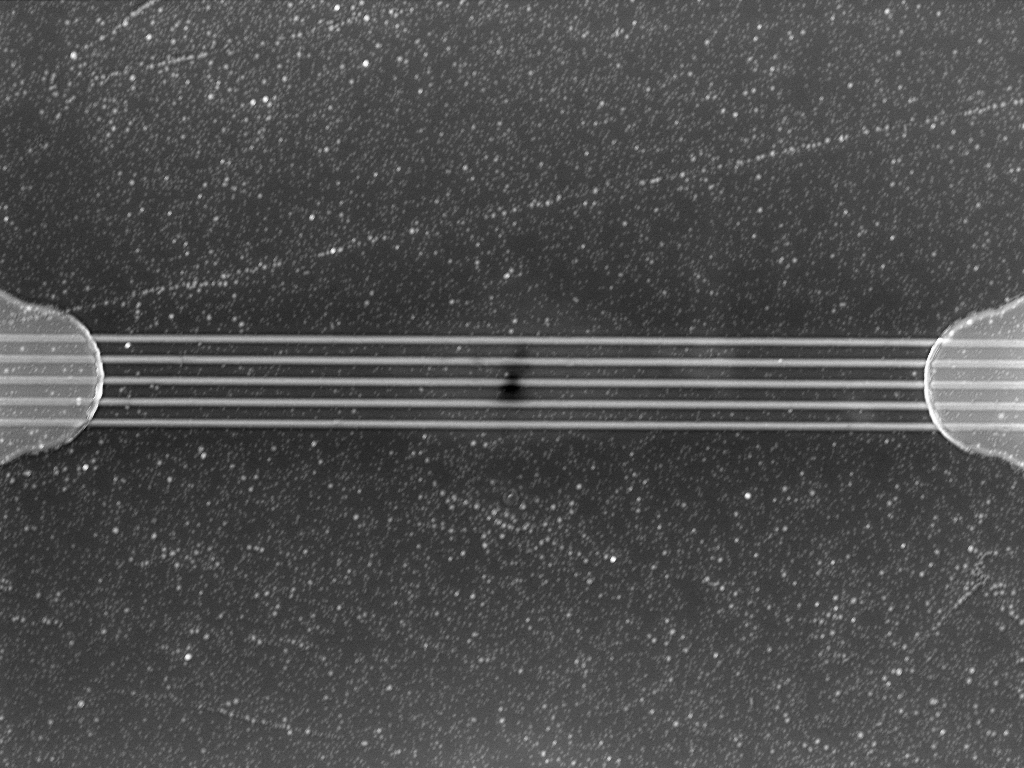
#> input picture postprocess/InAs/InAs_Imean_vs_IVcurve/HL_Vb0d00.tif, 1024 x 768 px; its folder holds 4 pictures in this run
$ python graphic_comparison.py
#> lines starting #> are read from the running program, lines starting #| are printed output that depends on the picture
import os
import glob
import re
import numpy as np
import matplotlib.pyplot as plt
from PIL import Image
import xml.etree.ElementTree as ET

# ==========================================
# 0. PLOT SETTINGS (LATEX STYLE & SIZES)
# ==========================================
plt.rcParams.update({
    'font.family': 'serif',
    'mathtext.fontset': 'cm',
    'axes.labelsize': 24,
    'xtick.labelsize': 18,
    'ytick.labelsize': 18,
    'legend.fontsize': 16
})

# ==========================================
# 1. METADATA EXTRACTION
# ==========================================
def extract_xmp_metadata(file_path):
    try:
        with open(file_path, "rb") as f:
            content = f.read()
        pattern = re.compile(rb'<\?xpacket begin=.*?\?>.*?<\?xpacket end=.*?\?>', re.DOTALL)
        match = pattern.search(content)
        if match:
            return match.group(0).decode("utf-8", errors="ignore").strip()
    except Exception as e:
        print(f"Error extracting XMP: {e}")
    return None

class Metadata:
    def __init__(self, xml_content):
        self.xml_content = xml_content
        self.data = self._parse_metadata()

    def _parse_metadata(self):
        ns = {
            'rdf': 'http://www.w3.org/1999/02/22-rdf-syntax-ns#',
            'image': 'http://ns.pointelectronic.com/Image/1.0/',
            'efa': 'http://ns.pointelectronic.com/EFA/1.0/',
        }
        try:
            root = ET.fromstring(self.xml_content)
            desc = root.find('.//rdf:Description', ns)
        except ET.ParseError:
            return {}

        if desc is None:
            return {}

        def get_nested_value(tag, default=0.0):
            elem = desc.find(tag, ns)
            if elem is not None:
                val = elem.find('rdf:value', ns)
                if val is not None and val.text:
                    try: return float(val.text.strip())
                    except: pass
                if elem.text:
                    try: return float(elem.text.strip())
                    except: pass
            return float(default)

        data = {
            'PixelSizeX': float(desc.findtext('image:PixelSizeX', '1e-6', namespaces=ns)),
            'Contrast': get_nested_value('efa:Contrast', 1.0),
            'EffectiveAmpGain': get_nested_value('efa:EffectiveAmpGain', 1e6),
            'OutputOffset': get_nested_value('efa:OutputOffset', 0.0),
            'InputOffset': get_nested_value('efa:InputOffset', 0.0),
            'InverseEnabled': bool(int(desc.findtext('efa:InverseEnabled', '0', namespaces=ns))),
            'BiasEnabled': bool(int(desc.findtext('efa:BiasEnabled', '0', namespaces=ns))),
            'BiasVoltage': get_nested_value('efa:Bias', 0.0)
        }
        return data

# ==========================================
# 2. CURRENT CONVERSION
# ==========================================
def compute_current_nA(pixel_matrix, m_data):
    C = m_data.get('Contrast', 1.0)
    G = m_data.get('EffectiveAmpGain', 1e6)
    O = m_data.get('OutputOffset', 0.0)
    I = m_data.get('InputOffset', 0.0)
    inv = m_data.get('InverseEnabled', False)

    scale = 1.0
    offset = -0.5

    if pixel_matrix.dtype.kind in 'ui':
        bit_depth_max = float(np.iinfo(pixel_matrix.dtype).max)
    else:
        bit_depth_max = 65535.0

    pixels_float = pixel_matrix.astype(np.float64)
    voltage = (pixels_float / bit_depth_max) * scale + offset

    if inv:
        current = (((voltage - O) / C) + I) / G * -1e9
    else:
        current = (((voltage - O) / C) - I) / G * 1e9

    return current

# ==========================================
# 3. READ MAPS (TIFF)
# ==========================================
image_folder = '.'
search_pattern = os.path.join(image_folder, 'HL_Vb*.tif')
files = glob.glob(search_pattern)

vbias_maps = []
imean_maps = []

print(f"Scanning maps in: {os.path.abspath(image_folder)}")

for file_path in files:
    filename = os.path.basename(file_path)
    # Extract bias (e.g., HL_Vb0d01 -> 0.01)
    match = re.search(r'HL_Vb(\d+(?:d\d+)?)', filename)

    if match:
        bias_str = match.group(1).replace('d', '.')
        vbias = float(bias_str)

        try:
            xml_str = extract_xmp_metadata(file_path)
            if not xml_str:
                continue

            m_data = Metadata(xml_str).data

            img = Image.open(file_path)
#> img is the input picture: PIL image 1024x768 I;16; min 0, max 65535, mean 20332.5
            # Try to read the secondary frame (where EBIC signal usually is), otherwise read frame 0
            try:
                img.seek(1)
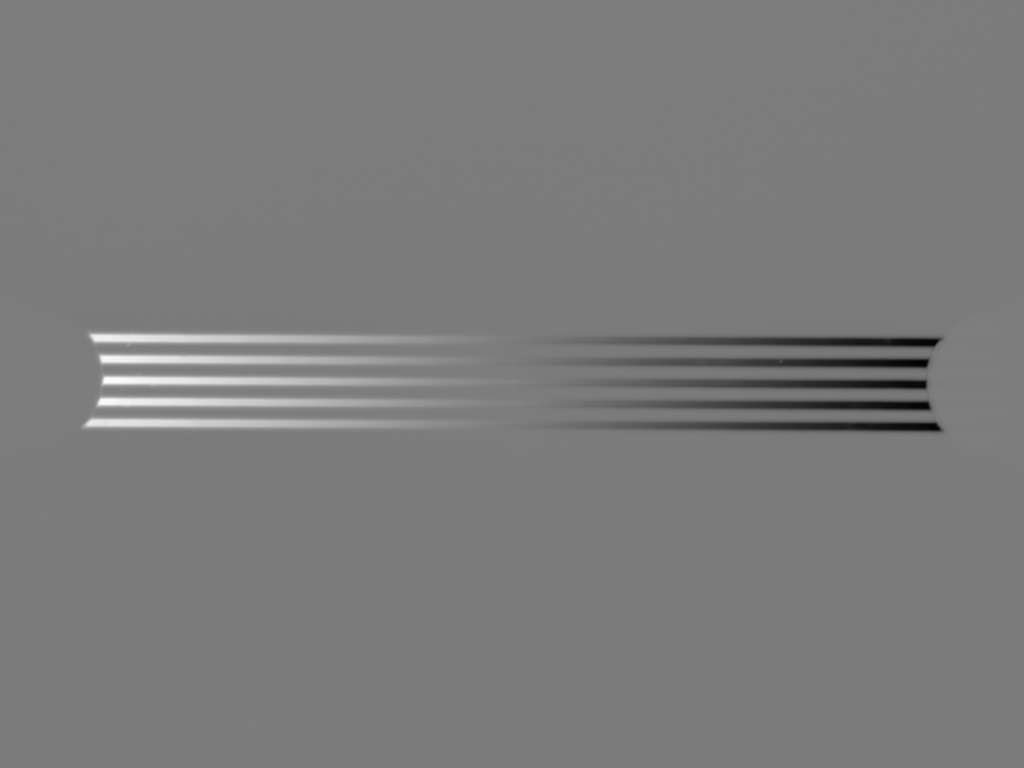
#> img: PIL image 1024x768 I;16; min 5708, max 39757, mean 22293.3; drawn with min black and max white
            except EOFError:
                img.seek(0)

            raw_ebic_img = np.array(img)
            current_map_nA = compute_current_nA(raw_ebic_img, m_data)

            # Extract mean current from the map
            i_mean_nA = np.mean(current_map_nA)
#> i_mean_nA = -42.88

            vbias_maps.append(vbias)
            imean_maps.append(i_mean_nA)
            print(f"Processed: {filename} | Vbias: {vbias} V | Mean Current: {i_mean_nA:.2f} nA")
#| Processed: HL_Vb0d00.tif | Vbias: 0.0 V | Mean Current: -42.88 nA

        except Exception as e:
            print(f"[{filename}] Error: {e}")
#> pass 2 of the loop `for file_path in files:`:
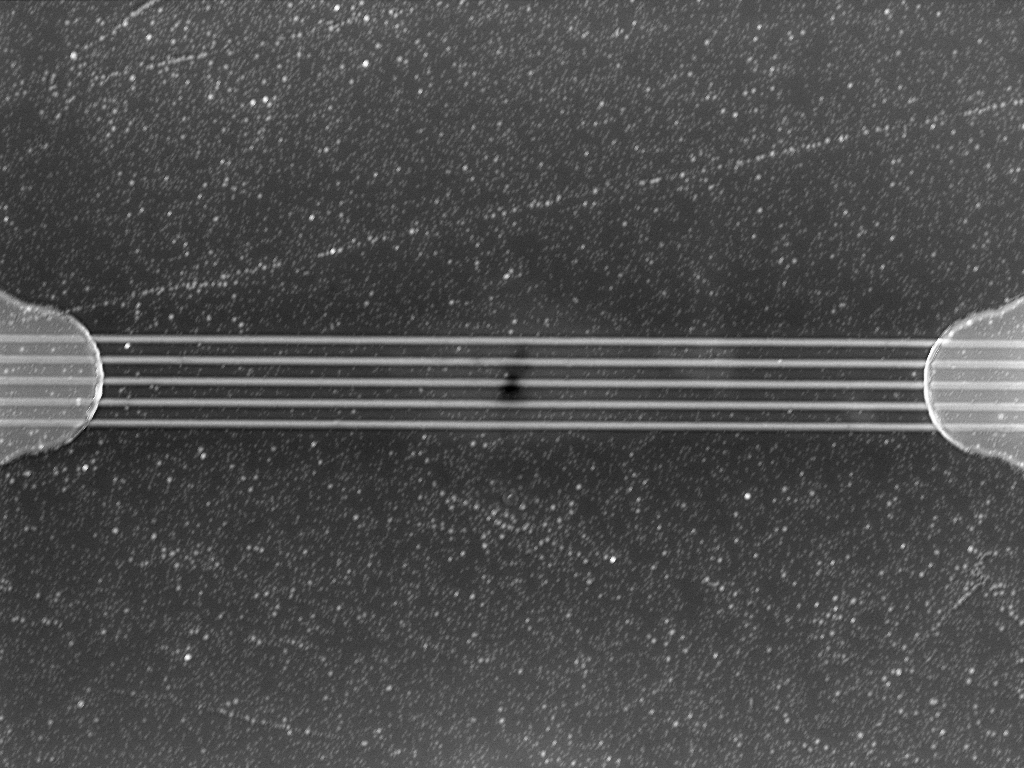
#> input picture postprocess/InAs/InAs_Imean_vs_IVcurve/HL_Vb0d005.tif, 1024 x 768 px
#> img is the input picture: PIL image 1024x768 I;16; min 0, max 65535, mean 20251.1
#> `img.seek(1)`:
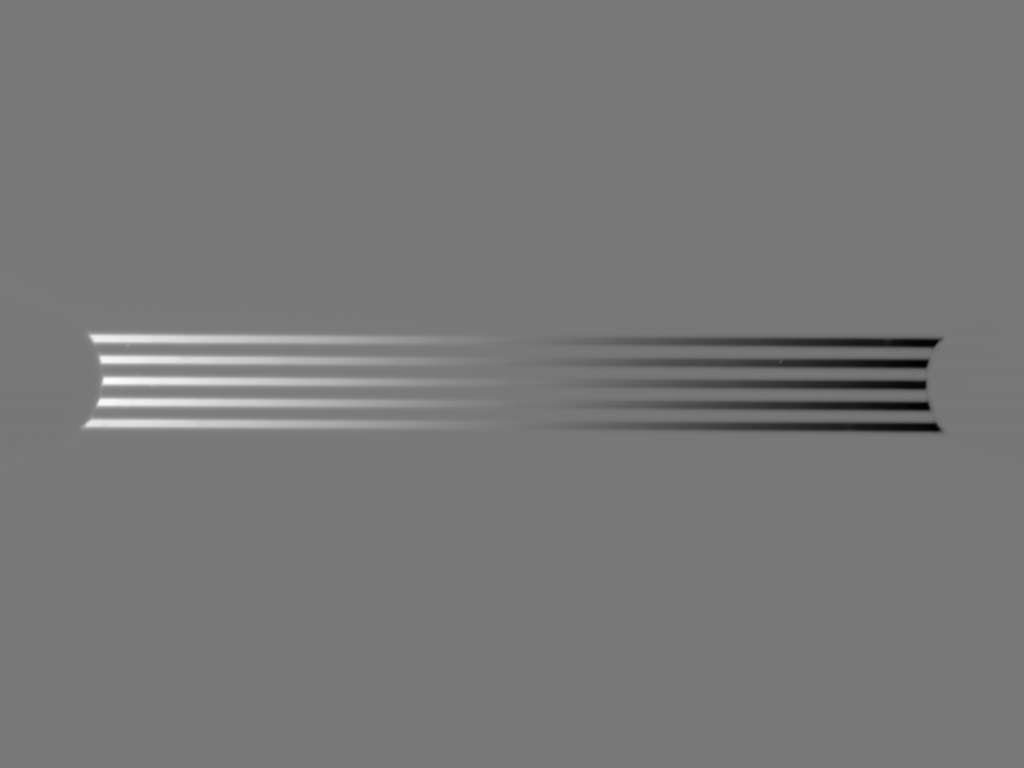
#> img: PIL image 1024x768 I;16; min 16998, max 51042, mean 33123.9; drawn with min black and max white
#> i_mean_nA = 31.46
#| Processed: HL_Vb0d005.tif | Vbias: 0.005 V | Mean Current: 31.46 nA
#> pass 3 of the loop `for file_path in files:`:
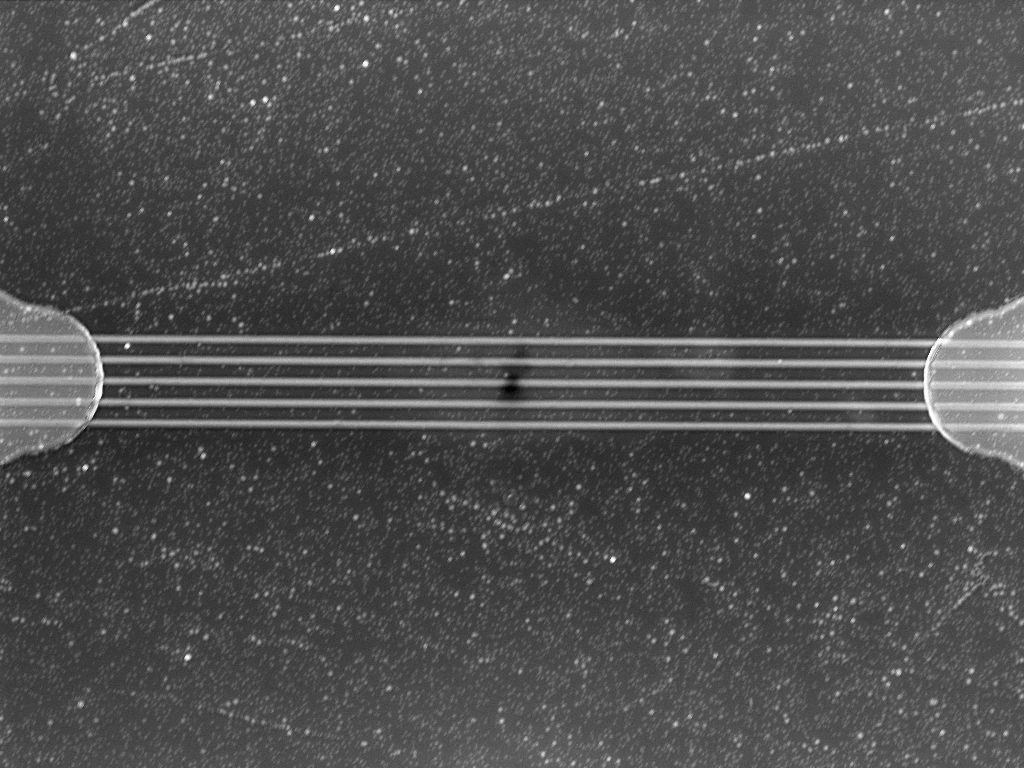
#> input picture postprocess/InAs/InAs_Imean_vs_IVcurve/HL_Vb0d01.tif, 1024 x 768 px
#> img is the input picture: PIL image 1024x768 I;16; min 0, max 65535, mean 20378.4
#> `img.seek(1)`:
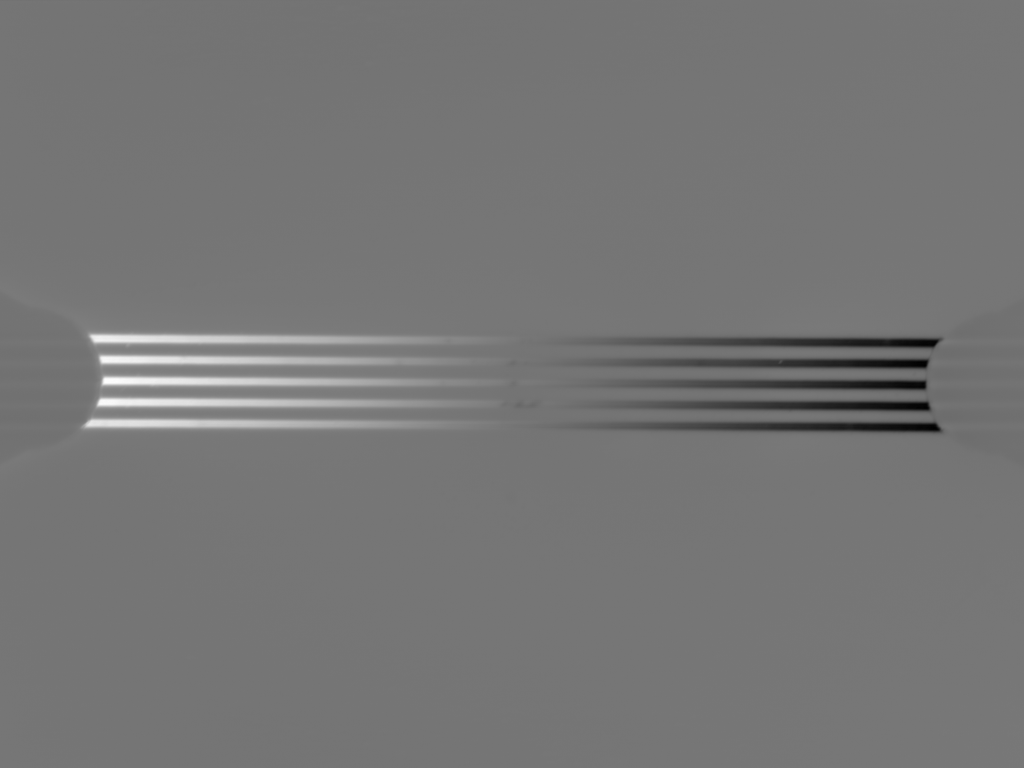
#> img: PIL image 1024x768 I;16; min 14982, max 49360, mean 30928.7; drawn with min black and max white
#> in compute_current_nA (call 3), `current = (((voltage - O) / C) - I) / G * 1e9`:
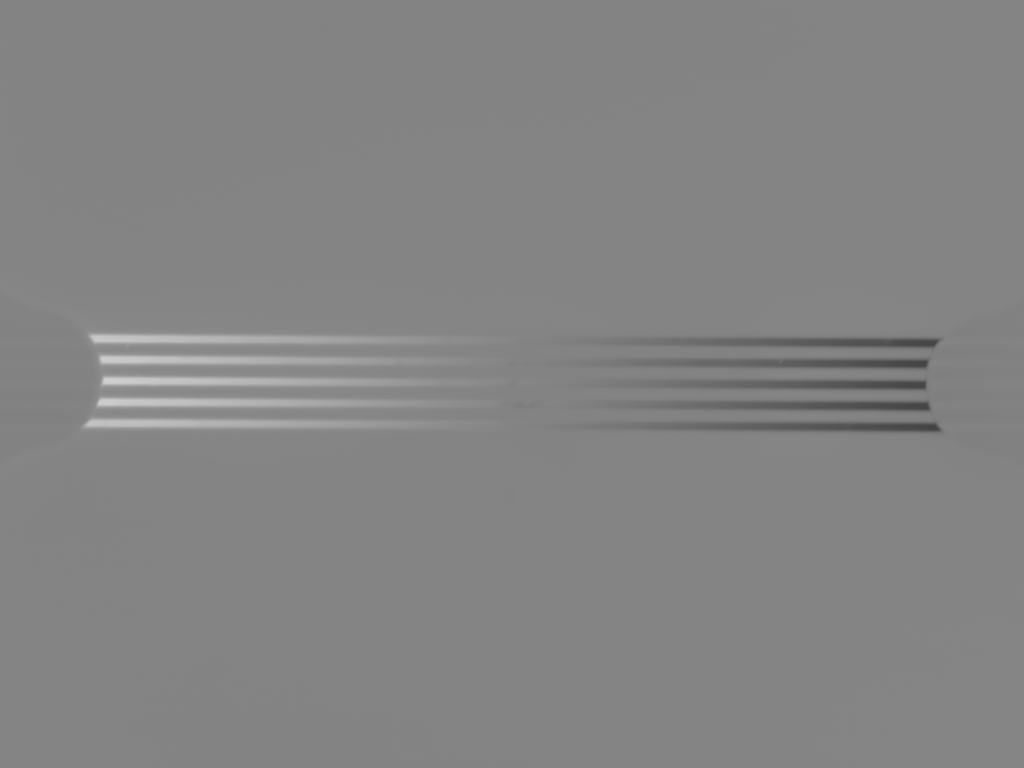
#> current: shape (768, 1024) float64; min 67.19, max 207.9, mean 132.5
#> i_mean_nA = 132.5
#| Processed: HL_Vb0d01.tif | Vbias: 0.01 V | Mean Current: 132.47 nA
#> the loop made 4 passes; the first 3 are shown

# ==========================================
# 4. READ IV CURVE (CSV)
# ==========================================
csv_file = "IV_curve.csv"
#> csv_file = 'IV_curve.csv'
v_csv = []
i_csv = []

if os.path.exists(csv_file):
    print(f"\nReading CSV file: {csv_file}")
    with open(csv_file, 'r') as f:
        lines = f.readlines()

    data_started = False
    for line in lines:
        if "I Terminal 1,V Terminal 1" in line:
            data_started = True
            continue
        if data_started:
            parts = line.strip().split(',')
            if len(parts) >= 2:
                try:
                    # CSV: I is in column 0, V is in column 1
                    v_val = float(parts[1])

                    # Filter for only positive voltages
                    if v_val >= 0 and v_val <= 0.045:
                        i_val = float(parts[0]) * 1e9 # Convert A to nA to match scales
                        i_csv.append(i_val)
                        v_csv.append(v_val)
                except ValueError:
                    pass
else:
    print("\nWarning: IV_curve.csv not found")

# ==========================================
# 5. PLOTTING
# ==========================================
plt.figure(figsize=(10, 7))

# CSV Curve (Keithley)
if v_csv and i_csv:
    plt.plot(v_csv, i_csv, linestyle='-', linewidth=2.5, color='royalblue',
             label='I(V) with Keithley', zorder=1)

# Mean points from TIFF maps & Resistance Calculation
if vbias_maps:
    # Ordenar los voltajes y corrientes de menor a mayor
    vbias_sorted, imean_sorted = zip(*sorted(zip(vbias_maps, imean_maps)))
    v_arr = np.array(vbias_sorted)
    i_arr = np.array(imean_sorted)

    # --- CÁLCULO DE RESISTENCIA ---
    # Ajuste lineal: I = m*V + c (m = Conductancia en nA/V)
    slope, intercept = np.polyfit(v_arr, i_arr, 1)

    # Convertimos la pendiente (nA/V) a Siemens (A/V) para calcular Ohmios
    conductance_S = slope * 1e-9
    r_kohm = (1 / conductance_S) / 1000

    # Dibujar la línea de tendencia del ajuste
    fit_line = slope * v_arr + intercept
    plt.plot(v_arr, fit_line, linestyle='--', color='crimson', alpha=0.6, linewidth=2,
             label=rf'EBIC Linear Fit ($R \approx {r_kohm:.1f} \ \mathrm{{k\Omega}}$)', zorder=2)

    # Dibujar los puntos reales de los mapas
    plt.scatter(v_arr, i_arr, marker='o', s=120, color='crimson',
                edgecolor='black', label='Mean($I_{EBIC}(x,y)$)', zorder=3)

plt.xlabel(r'$V_{bias} \ (\mathrm{V})$')
plt.ylabel(r'$I_{mean} \ (\mathrm{nA})$')

# Operational parameters box


plt.legend(loc='lower right', framealpha=0.9)
plt.grid(True, linestyle='--', alpha=0.4)
plt.tight_layout()

plt.show()
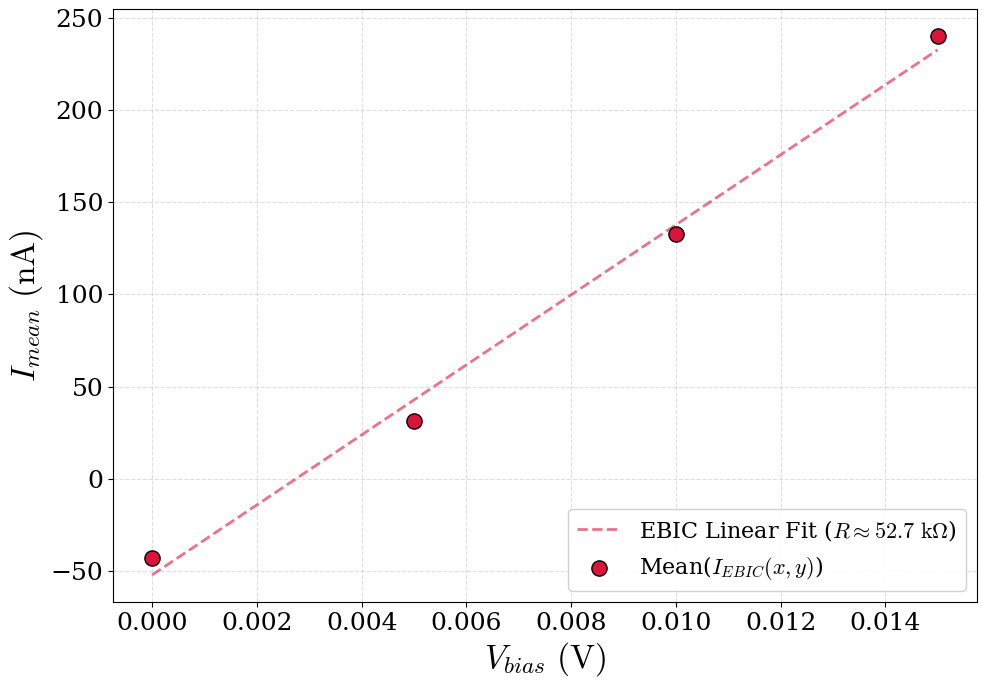
#> figure drawn by matplotlib, 1 panel
